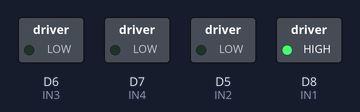
Recording of a sketch running on a simulated ESP8266 (NodeMCU). Shown: switched loads named in the sketch (green lamp = pin HIGH).

Above: at 0.1 s.
At 2.1 s:
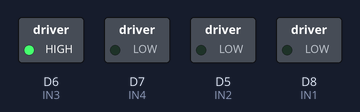
At 5.0 s:
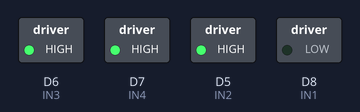
At 11.9 s:
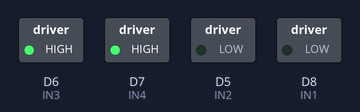
At 19.7 s:
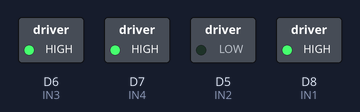
At 36.4 s:
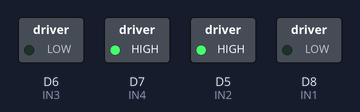
Timing chart, 0 to 40.0 s (numbered marks = the images above):
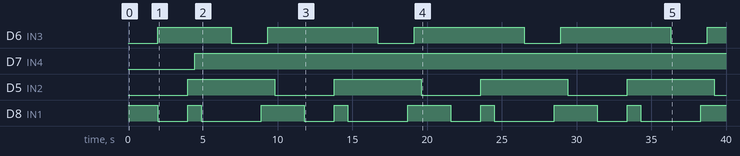

Measured:
- by itself, D6 (IN3): repeats every 9.8 s: LOW 2.5 s, HIGH 7.4 s
- by itself, D7 (IN4): LOW → HIGH at 4.5 s
- by itself, D5 (IN2): alternates HIGH for 5.8 s and LOW for 4.0 s
- by itself, D8 (IN1): repeats every 9.8 s: LOW 2.0 s, HIGH 0.90 s, LOW 4.0 s, HIGH 2.9 s

The sketch:

InitialCode.ino
```cpp
// the setup function runs once when you press reset or power the board

int IN1 = D8;
int IN2 = D5;
int IN3 = D6;
int IN4 = D7;

void setup() {
  // initialize digital pin LED_BUILTIN as an output.
  pinMode(IN1, OUTPUT);
  pinMode(IN2, OUTPUT);
  pinMode(IN3, OUTPUT);
  pinMode(IN4, OUTPUT);
}

void loop() {
  //Girar o 1 motor - Direita
  digitalWrite(IN1, HIGH);
  digitalWrite(IN2, LOW);
  delay(2000);

  //Girar o 2 motor - Direita
  digitalWrite(IN3, HIGH);
  digitalWrite(IN1, LOW);
  delay(2000);

  //Parar o 1 motor
  digitalWrite(IN1, HIGH);
  digitalWrite(IN2, HIGH);
  delay(450);

  //Parar o 2 motor
  digitalWrite(IN3, HIGH);
  digitalWrite(IN4, HIGH);
  delay(450);

  //Girar o 1 motor - Esquerda
  digitalWrite(IN1, LOW);
  digitalWrite(IN2, HIGH);
  delay(2000);

  //Girar o 2 motor - Esquerda
  digitalWrite(IN3, LOW);
  digitalWrite(IN4, HIGH);
  delay(2000);

  //Parar o 1 motor
  digitalWrite(IN1, HIGH);
  digitalWrite(IN2, HIGH);
  delay(450);

  //Parar o 2 motor
  digitalWrite(IN3, HIGH);
  digitalWrite(IN4, HIGH);
  delay(450);
}
```
